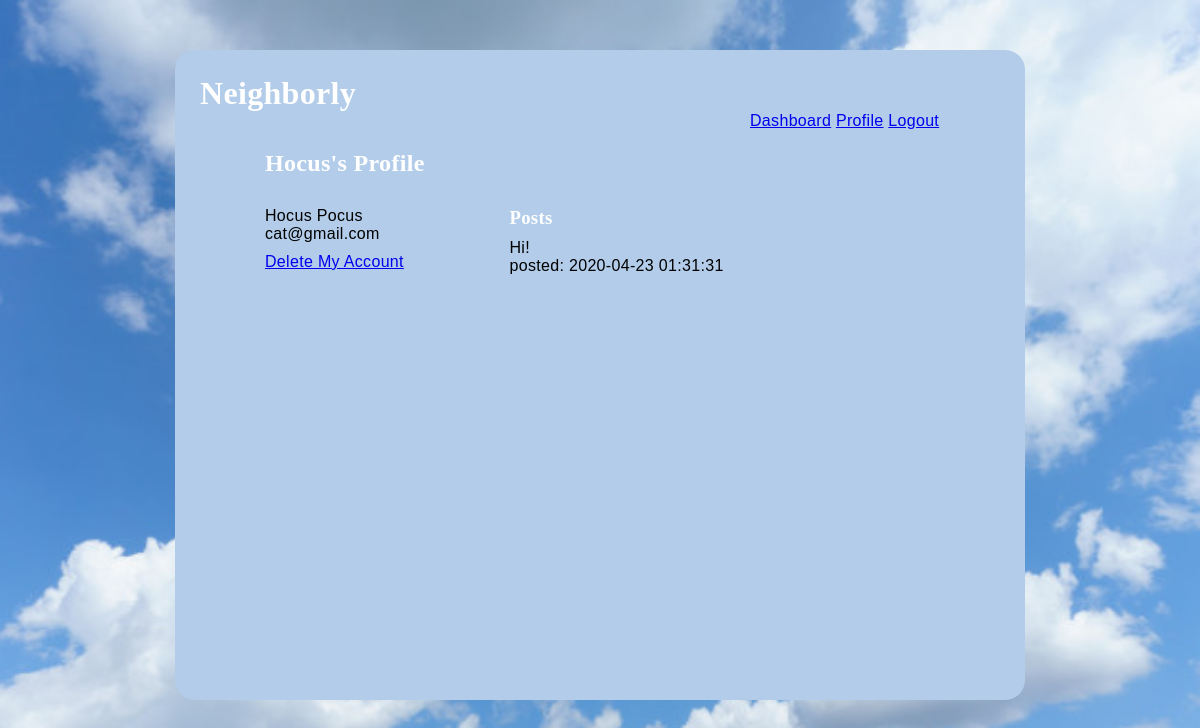
/my_profile (signed in), run on an earlier commit of the app's database.
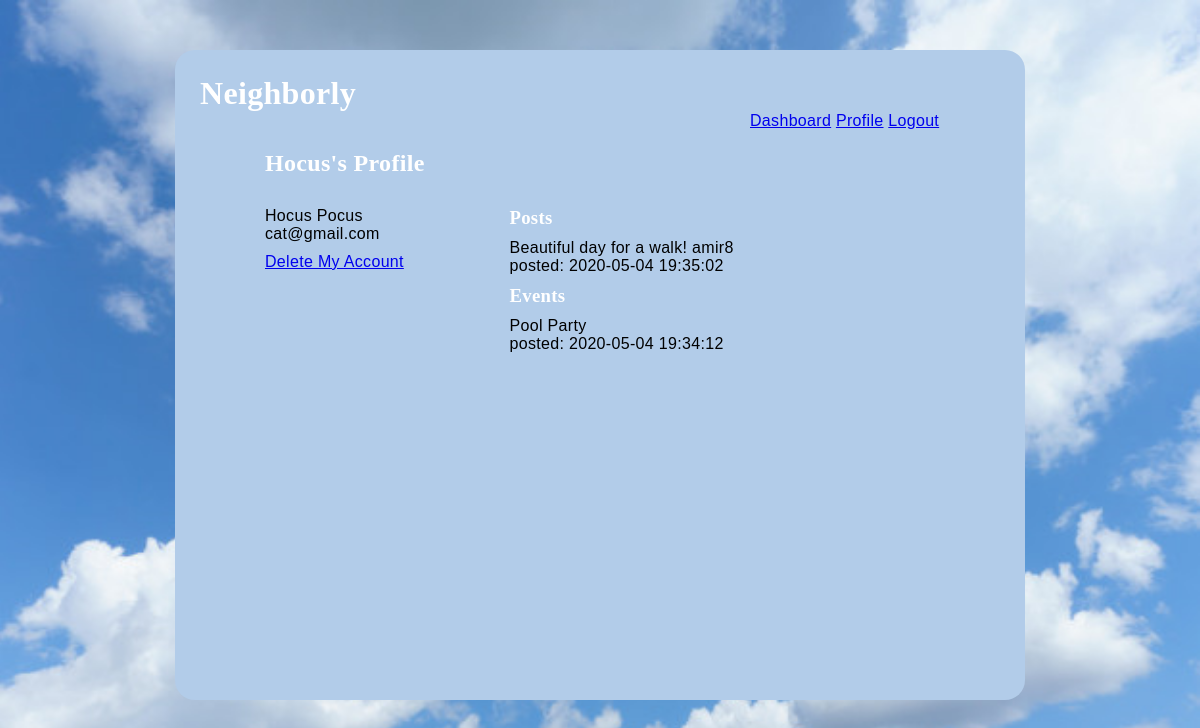
And on a later commit of the database.
### models.py (models this page shows, shortened)
class User(db.Model):
    __tablename__ = "users"
    id = db.Column(db.Integer, primary_key=True)
    first_name = db.Column(db.String(45))
    last_name = db.Column(db.String(45))
    email = db.Column(db.String(255))
    address_id = db.Column(db.Integer, db.ForeignKey('addresses.id', ondelete='cascade'))
    address = db.relationship('Address', foreign_keys=[address_id])
    password_hash=db.Column(db.String(255))
    likes_sent = db.relationship('Post', secondary=likes_table, passive_deletes=True)
    all_post = db.relationship('Post', back_populates="user", cascade="all, delete, delete-orphan")
    all_event = db.relationship('Event', back_populates="user", cascade="all, delete, delete-orphan")
    post_comments = db.relationship('Post_comment', back_populates="user", cascade="all, delete, delete-orphan")
    event_comments = db.relationship('Event_comment', back_populates="user", cascade="all, delete, delete-orphan")
    created_at = db.Column(db.DateTime, server_default = func.now())
    updated_at = db.Column(db.DateTime, server_default = func.now(), onupdate = func.now())

class Post(db.Model):
    __tablename__ = "posts"
    id = db.Column(db.Integer, primary_key=True)
    message = db.Column(db.String(255))
    user_id = db.Column(db.Integer, db.ForeignKey('users.id', ondelete='cascade'))
    user = db.relationship('User', foreign_keys=[user_id])
    likes_rec = db.relationship('User', secondary=likes_table, passive_deletes=True)
    all_comment = db.relationship('Post_comment', back_populates="post", cascade="all, delete, delete-orphan")
    created_at = db.Column(db.DateTime, server_default = func.now())
    updated_at = db.Column(db.DateTime, server_default = func.now(), onupdate = func.now())

class Event(db.Model):
    __tablename__ = "events"
    id = db.Column(db.Integer, primary_key=True)
    title = db.Column(db.String(100))
    description = db.Column(db.String(255))
    date = db.Column(db.String(45))
    time = db.Column(db.String(45))
    user_id = db.Column(db.Integer, db.ForeignKey('users.id', ondelete='cascade'))
    user = db.relationship('User', foreign_keys=[user_id])
    location_id = db.Column(db.Integer, db.ForeignKey('event_locations.id', ondelete='cascade'))
    location = db.relationship('Event_location', foreign_keys=[location_id])
    all_comment = db.relationship('Event_comment', back_populates="event", cascade="all, delete, delete-orphan")
    created_at = db.Column(db.DateTime, server_default = func.now())
    updated_at = db.Column(db.DateTime, server_default = func.now(), onupdate = func.now())

### controller.py (the view)
def my_profile():
    if 'user_id' not in session:
        return redirect("/")
    user = User.query.filter_by(id=session['user_id'])
    post_history = Post.query.filter_by(user_id= session['user_id'])
    event_history = Event.query.filter_by(user_id = session['user_id'])
    return render_template("my_profile.html", all_users = user, all_posts = post_history, all_events = event_history)

### templates/my_profile.html (shortened to what this page needs)
<!DOCTYPE html>
<html lang="en">
<head>
    <link rel="stylesheet" type="text/css" href="{{ url_for('static', filename='style1.css') }}">
</head>
<body>
    <div class="container">
        <h1>Neighborly</h1>
        <div class="navigation">
            <a href="/dashboard">Dashboard</a>
            <a href="/my_profile">Profile</a>
            <a href="/logout">Logout</a>
        </div>
        <div class="user_info">
            {% for user in all_users %}
                <h2>{{user.first_name}}'s Profile</h2>
                <ul>
                    <li>{{user.first_name}} {{user.last_name}}
                        <p>{{user.email}}</p>
                    </li>
                    <li>
                        {% if session['user_id'] == user.id %}
                            <a href="/delete/account/{{user.id}}">Delete My Account</a>
                        {% endif %}
                    </li>
                </ul>
            {% endfor %}
        </div>
        <div class="user_info">
            <ul>
                {% for history in all_posts %}
                    <li><h3>Posts</h3></li>
                    <li>{{history.message}}
                        <p>posted: {{history.created_at}} </p>
                    </li>
                {% endfor %}
                {% for history in all_events %}
                    <li><h3>Events</h3></li>
                    <li>{{history.title}}
                        <p>posted: {{history.created_at}}</p>
                    </li>
                {% endfor %}
            </ul>
        </div>
    </div>
</body>
</html>

What changed in the data, as far as the page shows it:
removed Post: message "Hi!", created_at "2020-04-23 01:31:31"
added Post: message "Beautiful day for a walk! amir8", created_at "2020-05-04 19:35:02"
now on this page (row edited): Event: title "Pool Party", created_at "2020-05-04 19:34:12"
